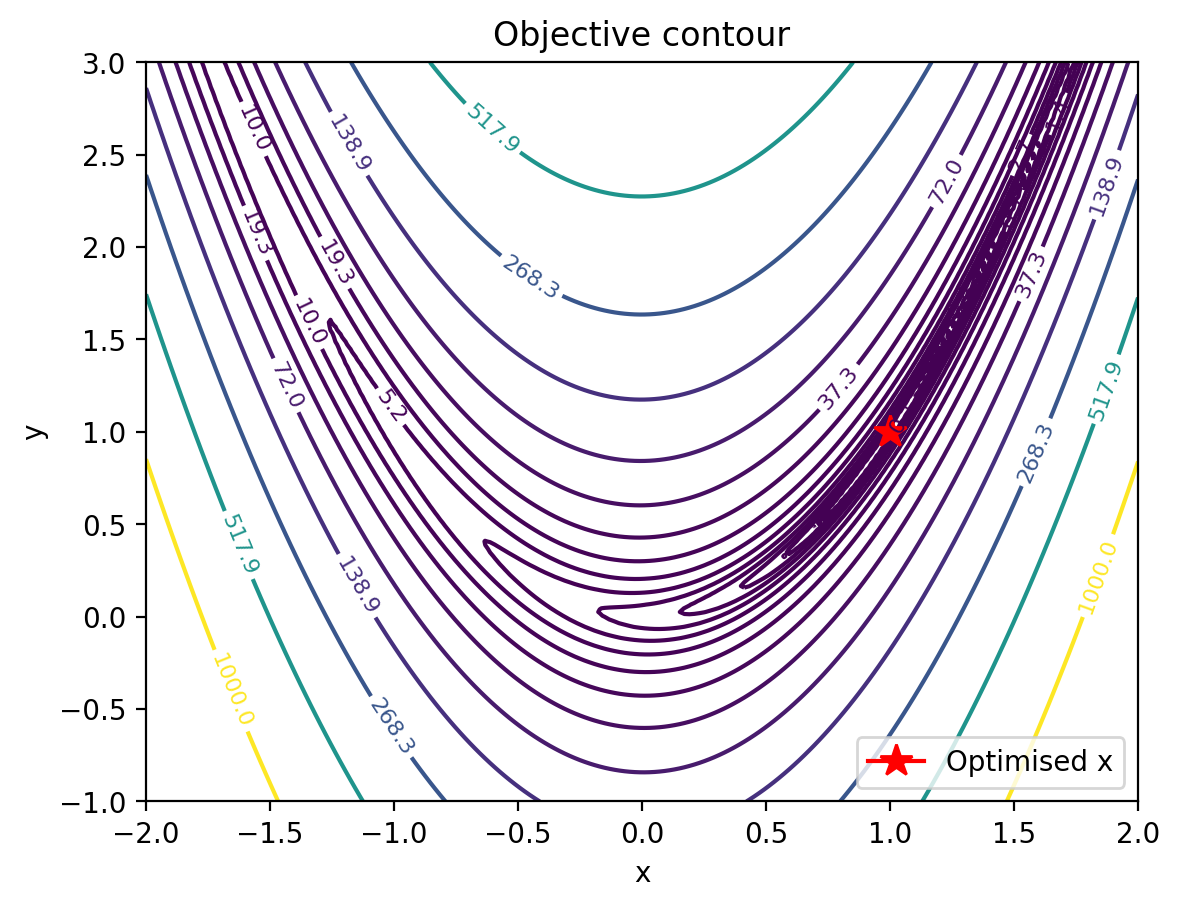

Write Python code to recreate this figure.
"""Contour plotting example using the ScalarBuilder API"""

from pathlib import Path

import diffid
import matplotlib.pyplot as plt
import numpy as np


def rosenbrock(x: np.ndarray) -> float:
    """Classic Rosenbrock banana function."""
    x = np.asarray(x, dtype=float)
    return float((1 - x[0]) ** 2 + 100.0 * (x[1] - x[0] ** 2) ** 2)


# Setup
builder = (
    diffid.ScalarBuilder()
    .with_objective(rosenbrock)
    .with_parameter("x", 1.0)
    .with_parameter("y", 1.0)
)
problem = builder.build()

# Optimise
optimiser = diffid.NelderMead().with_max_iter(500).with_threshold(1e-8)
result = optimiser.run(problem, [-1.5, 1.5])

# Plot
contour_set = diffid.plotting.contour(
    problem,
    x_bounds=(-2.0, 2.0),
    y_bounds=(-1.0, 3.0),
    grid_size=200,
    levels=np.logspace(-1, 3, 15),
    show=False,
)

ax = contour_set.axes
ax.plot(
    result.x[0],
    result.x[1],
    marker="*",
    color="red",
    markersize=12,
    label="Optimised x",
)
ax.legend()

print(f"Optimised parameters: {result.x}")
print(f"Objective value: {result.value:.3e}")

output_path = Path(__file__).with_suffix(".png")
plt.savefig(output_path, dpi=200, bbox_inches="tight")
plt.close()

print(f"Saved contour plot to: {output_path}")
